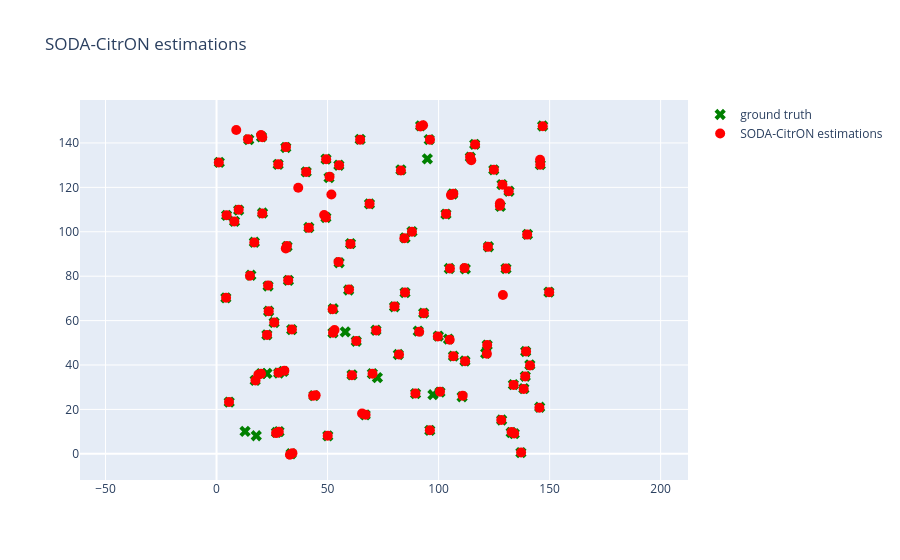

Notebook source saved alongside this figure:
### Code cell
import plotly.graph_objects as go

fig = go.Figure()

fig.add_trace(go.Scatter(
    x=ground_truth_gdf["x"],
    y=ground_truth_gdf["y"],
    mode="markers",
    marker=dict(symbol="x", color="green", size=10),
    name="ground truth",
    customdata=ground_truth_gdf[["id", "type"]],
    hovertemplate="id: %{customdata[0]}<br>type: %{customdata[1]}<extra></extra>",
))

soda_citron_estimations_gdf["id"] = soda_citron_estimations_gdf["id"].astype(str)

fig.add_trace(go.Scatter(
    x=soda_citron_estimations_gdf["x"],
    y=soda_citron_estimations_gdf["y"],
    mode="markers",
    marker=dict(symbol="circle", color="red", size=10),
    name="SODA-CitrON estimations",
    customdata=soda_citron_estimations_gdf[["id", "confidence"]],
    hovertemplate="id: %{customdata[0]}<br>confidence: %{customdata[1]}<extra></extra>",
))

fig.update_yaxes(scaleanchor="x", scaleratio=1)
fig.update_layout(title="SODA-CitrON estimations")
fig.show()
